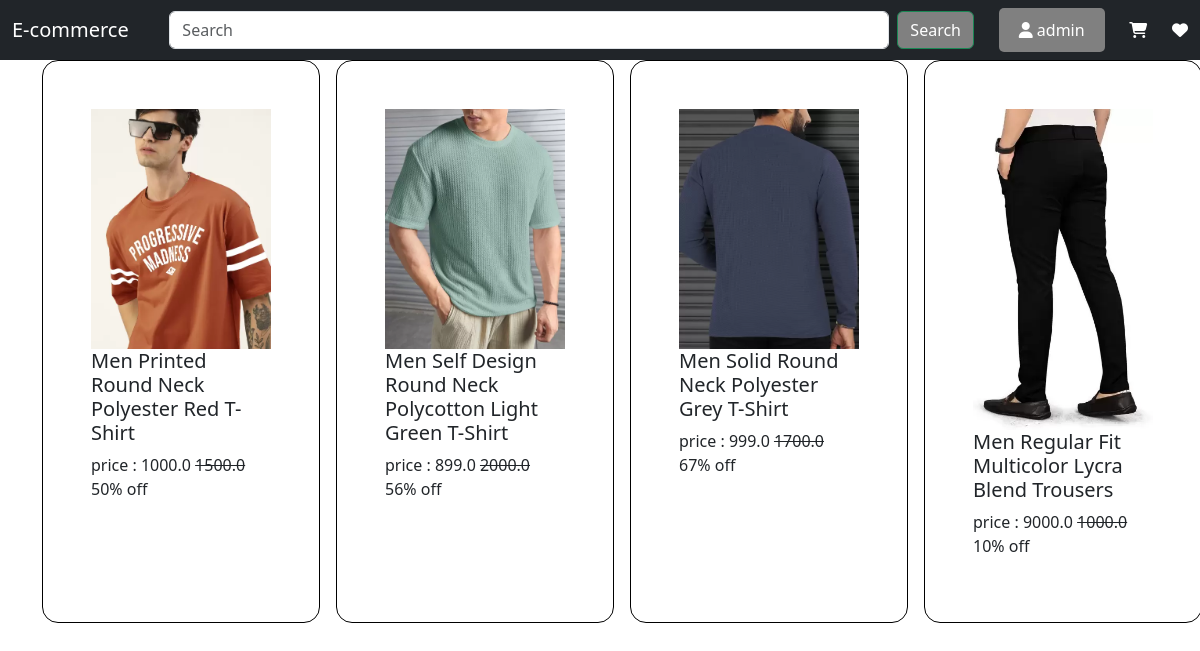
/category/Fashion/ (signed in), run on the app's committed database.
### core/models.py (models this page shows, shortened)
class ProductVariants(models.Model):
    variant_id = models.AutoField(primary_key=True)
    product = models.ForeignKey(Product, on_delete=models.CASCADE)
    attribute = models.CharField(max_length=200,null=True,blank=True)
    value = models.IntegerField(null=True,blank=True)
    extra_price = models.FloatField(null=True,blank=True)
    image1 = models.ImageField(upload_to='products/', blank=True,null=True)
    image2 = models.ImageField(upload_to='products/', blank=True,null=True)
    image3 = models.ImageField(upload_to='products/', blank=True,null=True)
    stock=models.IntegerField(null=True,blank=True)
    original_price=models.FloatField(null=True,blank=True)
    sale_price=models.FloatField(null=True,blank=True)
    discount_per=models.IntegerField(null=True,blank=True)
    color=models.CharField(max_length=100,null=True,blank=True)
    slug=models.CharField(max_length=300,null=True,blank=True)

class Product(models.Model):
    product_id = models.AutoField(primary_key=True)
    name = models.CharField(max_length=200)
    description = models.CharField(max_length=400)
    category_id = models.ForeignKey(Categories, on_delete=models.CASCADE)
    product_type = models.CharField(max_length=200)
    createdat = models.DateField(auto_now_add=True)
    brand=models.CharField(max_length=300,null=True,blank=True)
    def __str__(self):
        return self.name

### core/views.py (the view)
# urls.py: path('category/<str:category>/',views.CategoryProductsView.as_view(),name='category'),
class CategoryProductsView(View):
    def get(sef,request,*arge,**kwargs):
        category=kwargs['category']
        category_obj=Categories.objects.get(name=category)
        items=Product.objects.filter(category_id=category_obj)
        qs=ProductVariants.objects.filter(product_id__in=items)
        context={
            'products':qs,
            'category':category
        }
        return render(request,'core/category_products.html',context)

### templates/core/category_products.html (shortened to what this page needs)
{% extends 'base.html' %}
{% block body %}
<div class="container">
    {% for product in products %}
    <div class="items">
    <img src="{{product.image1.url}}" alt="image1" style="width: 15vw;height: auto;">
    <h5>{{product.product}}</h5>
    <p>price : {{product.sale_price}} <strike>{{product.original_price}}</strike> {{product.discount_per}}% off</p>
    </div>
    {% endfor %}
</div>
{% endblock %}

### templates/partial/header.html (shortened to what this page needs)
{% load static %}
<link rel="stylesheet" href="{% static 'css/header.css' %}">
<nav id='nav' class="navbar navbar-expand-lg bg-dark" >
    <div id='container' class="container-fluid" style="color: white;">
      <div class="item"><a class="navbar-brand" href="#" style="color:white">E-commerce</a></div>
      <div class="item"><form class="d-flex" role="search">
        <input class="form-control me-2" type="search" placeholder="Search" aria-label="Search" style="width:60vw">
        <button class="btn btn-outline-success" type="submit" style="background-color:gray;color:white">Search</button>
      </form></div>
       {% if user.is_authenticated %}
      <div class="dropdown item">
          <button class="dropbtn"><a class="nav-link active" ><i class="fa-solid fa-user"></i> {{user.username}}</a></button>
      </div>
      {% endif %}
      <div class="item"><a class="nav-link acitve" href="#"><i class="fa-solid fa-cart-shopping"></i></a></div>
      <div class="item"><a class="nav-link acitve" href="#"><i class="fa-solid fa-heart"></i></a></div>
    </div>
  </nav>

### static/css/header.css (style rules this page uses)
#nav { position:sticky; top:0; }

### templates/base.html (style rules this page uses)
* { margin: 0; padding: 0; }

### templates/partial/header.html (style rules this page uses)
#nav { position:sticky; top:0; }
.dropdown { position: relative; display: inline-block; }
.dropbtn { background-color:gray; color: white; padding: 10px 20px; font-size: 16px; border: none; cursor: pointer; border-radius: 5px; }

### templates/core/category_products.html (style rules this page uses)
.container { display:grid; grid-template-columns:repeat(4,1fr); grid-template-rows: auto; gap:1rem; }
.items { border:1px solid black; border-radius: 1rem; padding:3rem; }

### data on the page
ProductVariants: image1 (picture), product "Men Printed Round Neck Polyester Red T-Shirt", sale_price "1000.0", original_price "1500.0", discount_per "50"
ProductVariants: image1 (picture), product "Men Self Design Round Neck Polycotton Light Green T-Shirt", sale_price "899.0", original_price "2000.0", discount_per "56"
ProductVariants: image1 (picture), product "Men Solid Round Neck Polyester Grey T-Shirt", sale_price "999.0", original_price "1700.0", discount_per "67"
ProductVariants: image1 (picture), product "Men Regular Fit Multicolor Lycra Blend Trousers", sale_price "9000.0", original_price "1000.0", discount_per "10"

### other printed values
{{ user.username }} "admin"
